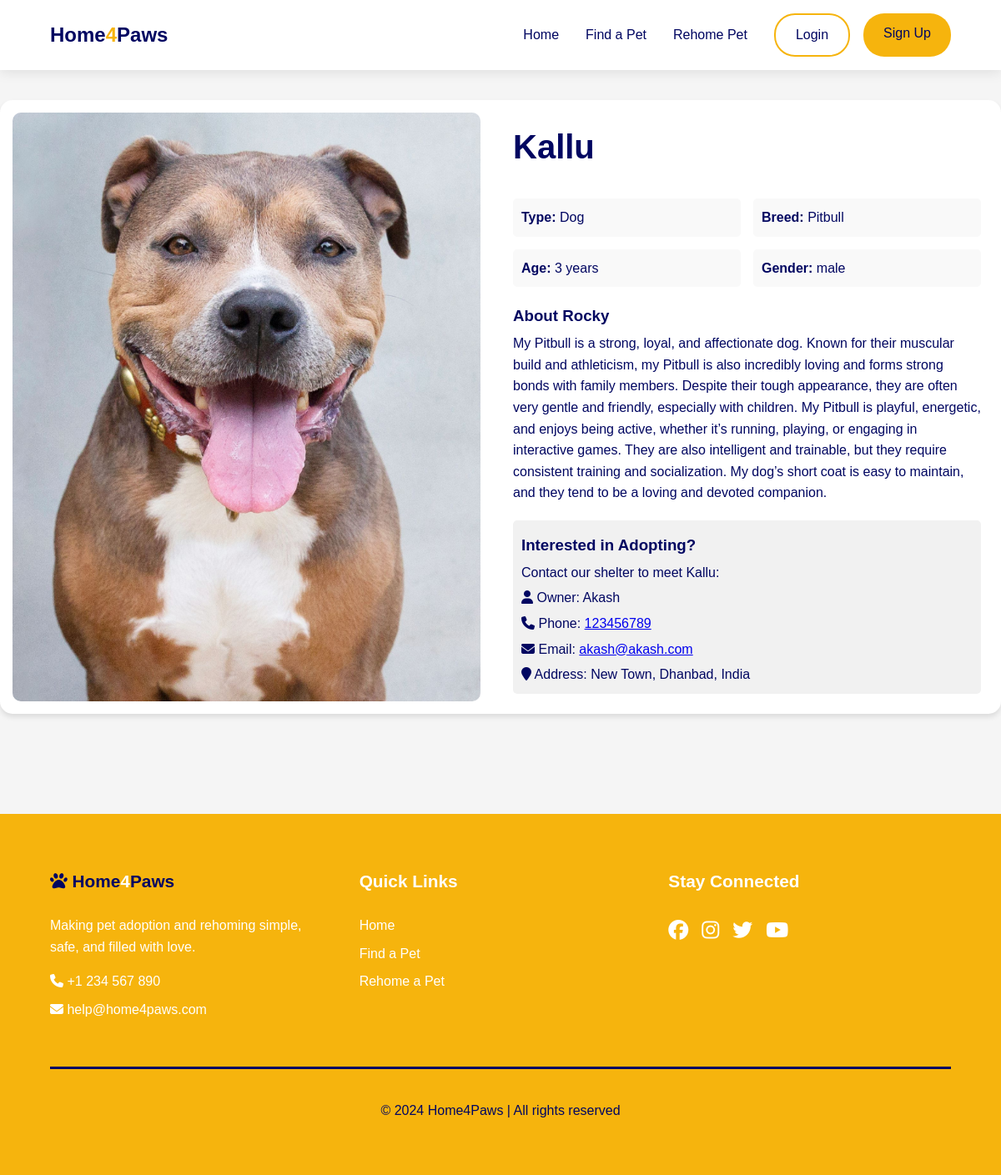
Screenshot of /findapet/petdetail/7 with the database file from the repository.
### myapp/models.py (models this page shows)
class pet_data(models.Model):
    useremail=models.CharField(max_length=200, blank=True)
    petname=models.CharField(max_length=200)
    pettype=models.CharField(max_length=200)
    petbreed=models.CharField(max_length=200)
    petage=models.IntegerField()
    petgender=models.CharField(max_length=200)
    petdesc=models.CharField(max_length=200)
    petpic=models.ImageField(upload_to=filepath, null=True, blank=True)
    petcity=models.CharField(max_length=200, blank=True)

### authentication/models.py (models this page shows)
class user_data(models.Model):
    name=models.CharField(max_length=200)
    email=models.CharField(max_length=200)
    password = models.CharField(max_length=200)
    phone=models.CharField(max_length=200)
    city=models.CharField(max_length=200, blank=True)
    address=models.CharField(max_length=200)
    country=models.CharField(max_length=200)

### myapp/views.py (the view)
# urls.py: path('findapet/petdetail/<int:post_id>', myapp_views.petdetail, name='petdetail'),
def petdetail(request, post_id):
    print(type(post_id))
    print(post_id)
    petobj = pet_data.objects.get(id=post_id)
    userobj=user_data.objects.get(email=petobj.useremail)
    print("User Object: ")
    print(userobj.name)
    context={'petobj':petobj, 'userobj':userobj}
    print(petobj.petpic)
    print(petobj.petpic.url)
    return render(request, 'petdetail.html', context)

### templates/Petdetail.html (shortened to what this page needs)
<!DOCTYPE html>
<html lang="en">
<head>
    {% load static %}
    <link rel="stylesheet" href="{% static 'css/style.css' %}">
    <link rel="stylesheet" href="https://cdnjs.cloudflare.com/ajax/libs/font-awesome/6.7.0/css/all.min.css"
 />
</head>
<body>
    <nav class="navbar">
        <div class="nav-brand">
            <a href="/home/">Home<span>4</span>Paws</a>
        </div>
        <div class="nav-links" id="navLinks">
            <a href="/home/" class="active">Home</a>
            <a href="" class="findapet_href">Find a Pet</a>
            <a href="/rehome/">Rehome Pet</a>
            {% if 'loggedin_email' in request.session %}
            <div class="auth-buttons">
                <a href="/auth/logout/" class="login-btn">Logout</a>
                <a href="/profile/" class="nav-profile-icon">
                    <div><i class="fa-solid fa-user"></i></div>
                </a>
            </div>
            {% else %}
            <div class="auth-buttons">
                <a href="/auth/signin/" class="login-btn">Login</a>
                <a href="/auth/signup/" class="signup-btn">Sign Up</a>
            </div>
            {% endif %}
        </div>
    </nav>
    <div class="pet-details-container">
        <div class="pet-image">
            <img src="{{ petobj.petpic.url }}" alt="Pet Image">
        </div>
        <div class="pet-info">
            <h1 class="pet-name">{{petobj.petname}}</h1>
            <div class="pet-details-grid">
                <div class="detail-item">
                    <strong>Type:</strong> {{petobj.pettype}}
                </div>
                <div class="detail-item">
                    <strong>Breed:</strong> {{petobj.petbreed}}
                </div>
                <div class="detail-item">
                    <strong>Age:</strong> {{petobj.petage}} years
                </div>
                <div class="detail-item">
                    <strong>Gender:</strong> {{petobj.petgender}}
                </div>
            </div>
            <div class="pet-description">
                <h3>About Rocky</h3>
                <p>{{petobj.petdesc}}</p>
            </div>
            <div class="contact-section">
                <h3>Interested in Adopting?</h3>
                <p>Contact our shelter to meet {{ petobj.petname }}:</p>
                <p><i class="fa-solid fa-user" style="color: #000661;"></i> Owner: {{ userobj.name }}</p>
                <p><i class="fa-solid fa-phone" style="color: #000661;"></i> Phone: <a href="tel:{{ userobj.phone }}">{{ userobj.phone }} </a></p>
                <p><i class="fa-solid fa-envelope" style="color: #000661;"></i> Email: <a
                        href="mailto:{{ userobj.email }}">{{ userobj.email }}</a></p>
                <p><i class="fa-solid fa-location-pin"></i> Address: {{ userobj.address }}, {{ userobj.country }}</p>
            </div>
        </div>
    </div>
    <footer class="footer">
        <div class="footer-content">
            <div class="footer-section about">
                <h3 style="color: #000661;"><i class="fas fa-paw"></i> Home<span style="color: #fff; ">4</span>Paws</h3>
                <p>Making pet adoption and rehoming simple, safe, and filled with love.</p>
                <div class="contact">
                    <span><i class="fas fa-phone"></i> +1 234 567 890</span>
                    <span><i class="fas fa-envelope"></i> help@home4paws.com</span>
                </div>
            </div>
            <div class="footer-section links">
                <h3>Quick Links</h3>
                <ul>
                    <li><a href="/home/">Home</a></li>
                    <li><a href="" class="findapet_href">Find a Pet</a></li>
                    <li><a href="/rehome/">Rehome a Pet</a></li>
                </ul>
            </div>
            <div class="footer-section social">
                <h3>Stay Connected</h3>
                <div class="socials">
                    <a href="#"><i class="fab fa-facebook"></i></a>
                    <a href="#"><i class="fab fa-instagram"></i></a>
                    <a href="#"><i class="fab fa-twitter"></i></a>
                    <a href="#"><i class="fab fa-youtube"></i></a>
                </div>
            </div>
        </div>
        <div class="footer-bottom">
            <p>&copy; 2024 Home4Paws | All rights reserved</p>
        </div>
    </footer>
</body>
</html>

### static/css/style.css (style rules this page uses)
:root { --primary-color: #F6B40D; --text-color: #000661; --white: #ffffff; --primary-background: whitesmoke; }
* { margin: 0; padding: 0; box-sizing: border-box; font-family: 'Poppins', sans-serif; }
body { line-height: 1.6; color: var(--text-color); background: var(--primary-background); }
.navbar { display: flex; justify-content: space-between; align-items: center; padding: 1rem 5%; background: var(--white); position: fixed; width: 100%; top: 0; z-index: 1000; box-shadow: 0 2px 15px rgba(0, 0, 0, 0.1); }
.nav-brand { display: flex; align-items: center; gap: 0.5rem; }
.nav-brand a { font-size: 1.5rem; font-weight: 700; color: var(--text-color); text-decoration: none; }
.nav-brand a span { color: var(--primary-color); font-size: x-large; }
.nav-links { display: flex; align-items: center; gap: 2rem; }
.nav-links a { text-decoration: none; color: var(--text-color); font-weight: 500; transition: color 0.3s ease; }
.auth-buttons { display: flex; gap: 1rem; }
.login-btn, .signup-btn { padding: 0.7rem 1.5rem; border-radius: 25px; text-decoration: none; font-weight: 500; transition: all 0.3s ease; }
.login-btn { color: var(--primary-color); border: 2px solid var(--primary-color); }
.signup-btn { background: var(--primary-color); color: var(--white); }
.footer { background: var(--primary-color); color: var(--white); padding: 4rem 5%; }
.footer-content { display: grid; grid-template-columns: repeat(auto-fit, minmax(250px, 1fr)); gap: 2rem; max-width: 1200px; margin: 0 auto; }
.footer-section h3 { color: var(--white); margin-bottom: 1.5rem; font-size: 1.3rem; }
.footer-section.about p { margin-bottom: 1rem; }
.contact span { display: block; margin-bottom: 0.5rem; }
.footer-section.links ul { list-style: none; }
.footer-section.links a { color: var(--white); text-decoration: none; transition: color 0.3s ease; display: block; margin-bottom: 0.5rem; }
.footer-section.social .socials { display: flex; gap: 1rem; margin-bottom: 1.5rem; }
.footer-section.social .socials a { color: var(--white); font-size: 1.5rem; transition: color 0.3s ease; }
.footer-bottom { text-align: center; margin-top: 3rem; padding-top: 2rem; border-top: 3px solid var(--text-color); color: var(--text-color); }
.pet-details-container { display: flex; max-width: 1400px; margin: 120px auto; background-color: var(--white); box-shadow: 0 4px 6px rgba(0,0,0,0.1); border-radius: 15px; overflow: hidden; }
.pet-image { flex: 1; max-width: 50%; padding: 15px; max-height: 839px; }
.pet-image img { width: 100%; height: 100%; object-fit: cover; border-radius: 10px; }
.pet-info { flex: 1; padding: 24px; display: flex; flex-direction: column; justify-content: center; }
.pet-name { color: var(--pedigree-yellow); font-size: 2.5rem; margin-bottom: 20px; border-bottom: 2px solid var(--pedigree-yellow); padding-bottom: 10px; }
.pet-details-grid { display: grid; grid-template-columns: 1fr 1fr; gap: 15px; margin-bottom: 20px; }
.detail-item { background-color: #f9f9f9; padding: 10px; border-radius: 5px; }
.pet-description { margin-bottom: 20px; }
.contact-section { background-color: #f1f1f1; padding: 10px; border-radius: 5px; }
.contact-section h3, p { margin-top: 5px; }
* { box-sizing: border-box; margin: 0; padding: 0; }

### rows the page displays
pet_data: petpic (picture), petname "Kallu", pettype "Dog", petbreed "Pitbull", petage "3", petgender "male", petdesc "My Pitbull is a strong, loyal, and affectionate dog. Known for their muscular build and athleticism, my Pitbull is also incredibly loving and forms strong bonds with family members. Despite their tough appearance, they are often very gentle and friendly, especially with children. My Pitbull is playful, energetic, and enjoys being active, whether it’s running, playing, or engaging in interactive games. They are also intelligent and trainable, but they require consistent training and socialization. My dog’s short coat is easy to maintain, and they tend to be a loving and devoted companion."
user_data: name "Akash", phone "123456789", email "akash@akash.com", address "New Town, Dhanbad", country "India"
